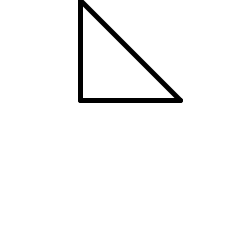
Frame 1 (no input)
Frame 60 (the mouse pressed at the canvas centre just before this capture): identical to frame 1, image omitted
Frame 120 (the mouse held since frame 60 and released just before this capture): identical to frame 1, image omitted

The Processing sketch that drew this single still picture (run headless with seeded random() and noise(); from frame 60 on, the mouse is pressed at the canvas centre):

// Processing sketch: Opdr_9_8
// ── Opdr_9_8.pde
void setup() {
  size(250, 250);
}

void draw() {
  background(255, 255, 255);
  stroke(0, 0, 0);
  strokeWeight(5);
  vierkant(80, 0, 100, 100);
}

void vierkant( int x, int y, int w, int h) {
  line(x, y, x+w, h);
  line(x, y+h, x+w, y+h);
  line(x, y, x, y+h);
}
